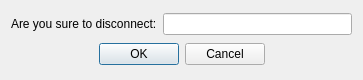
<?xml version="1.0" encoding="UTF-8"?>
<ui version="4.0">
 <class>disDialog</class>
 <widget class="QDialog" name="disDialog">
  <property name="geometry">
   <rect>
    <x>0</x>
    <y>0</y>
    <width>363</width>
    <height>80</height>
   </rect>
  </property>
  <property name="windowTitle">
   <string>Dialog</string>
  </property>
  <layout class="QVBoxLayout" name="verticalLayout_2">
   <item>
    <layout class="QVBoxLayout" name="verticalLayout">
     <item>
      <layout class="QHBoxLayout" name="horizontalLayout_2">
       <item>
        <widget class="QLabel" name="label">
         <property name="text">
          <string>Are you sure to disconnect:</string>
         </property>
        </widget>
       </item>
       <item>
        <widget class="QLineEdit" name="lineEdit">
         <property name="minimumSize">
          <size>
           <width>150</width>
           <height>0</height>
          </size>
         </property>
        </widget>
       </item>
      </layout>
     </item>
    </layout>
   </item>
   <item>
    <layout class="QHBoxLayout" name="horizontalLayout">
     <item>
      <spacer name="horizontalSpacer">
       <property name="orientation">
        <enum>Qt::Horizontal</enum>
       </property>
       <property name="sizeHint" stdset="0">
        <size>
         <width>40</width>
         <height>20</height>
        </size>
       </property>
      </spacer>
     </item>
     <item>
      <widget class="QDialogButtonBox" name="buttonBox">
       <property name="standardButtons">
        <set>QDialogButtonBox::Cancel|QDialogButtonBox::Ok</set>
       </property>
      </widget>
     </item>
     <item>
      <spacer name="horizontalSpacer_2">
       <property name="orientation">
        <enum>Qt::Horizontal</enum>
       </property>
       <property name="sizeHint" stdset="0">
        <size>
         <width>40</width>
         <height>20</height>
        </size>
       </property>
      </spacer>
     </item>
    </layout>
   </item>
  </layout>
 </widget>
 <resources/>
 <connections/>
</ui>
